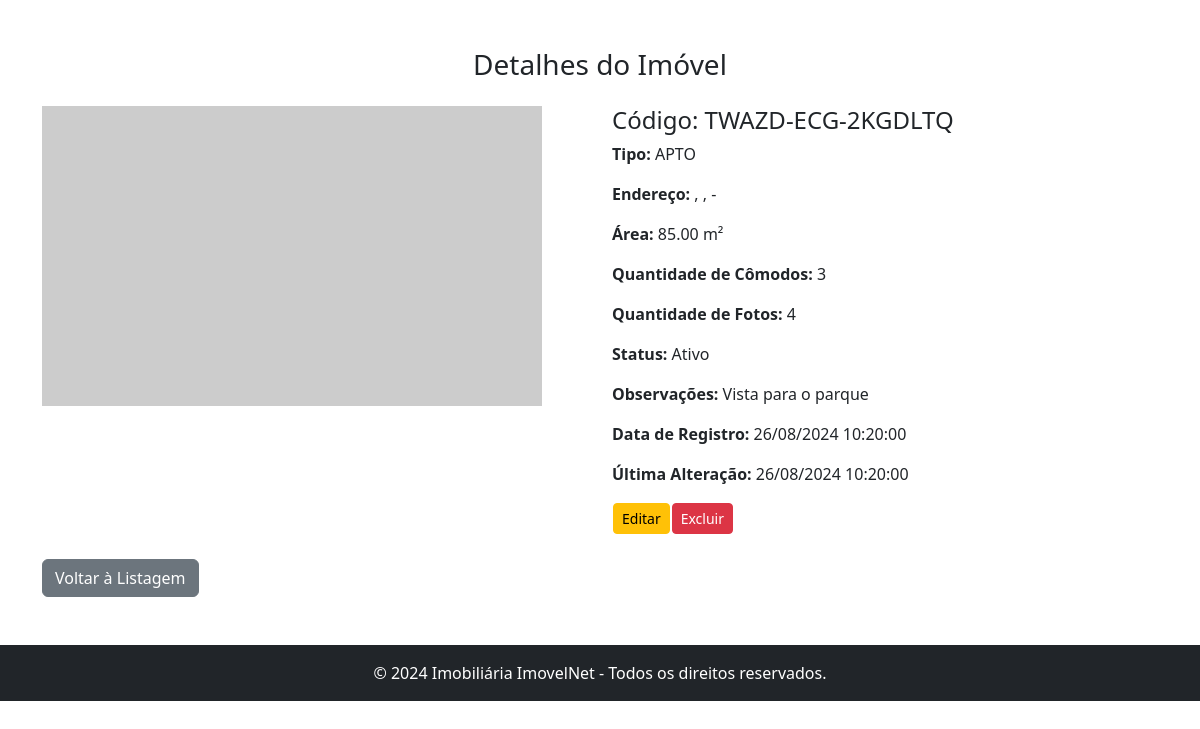
Before: /central/imovel_detalhes.php?imovel=QWERT-321-Q13B1 with the older database file.
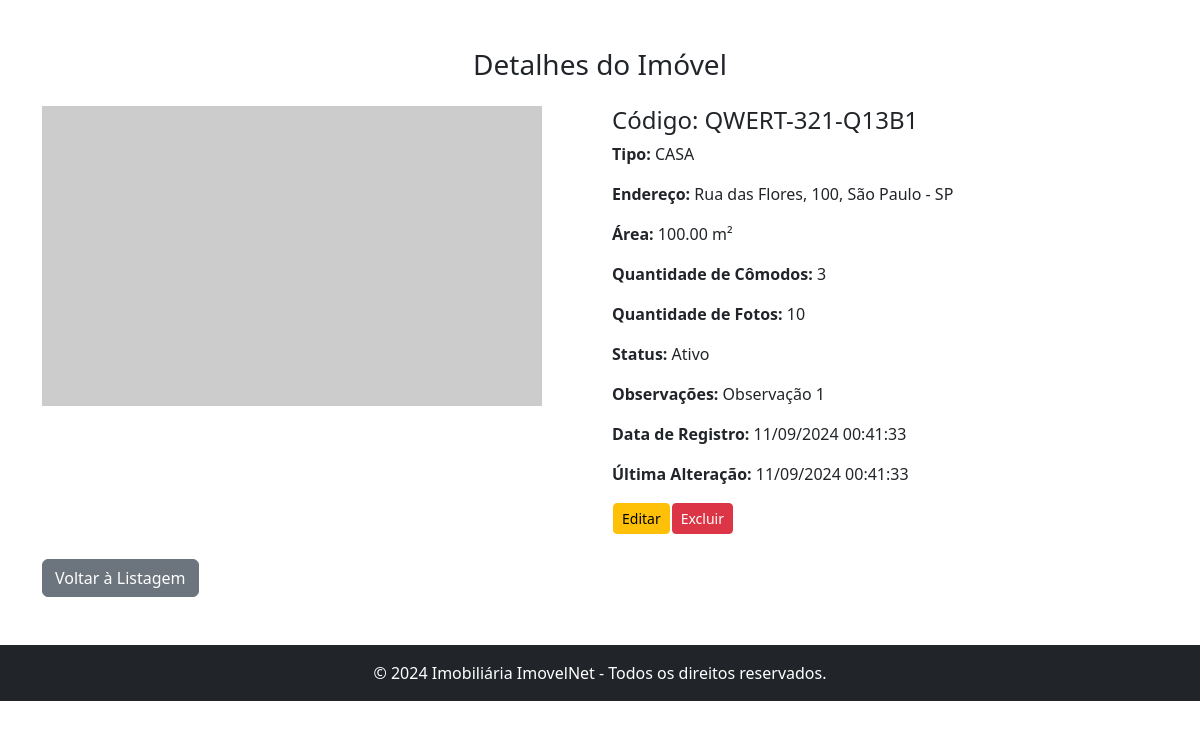
After: the same page with the newer database file.
### tables this page shows
CREATE TABLE IF NOT EXISTS imoveis (
  id_imovel INT AUTO_INCREMENT PRIMARY KEY NOT NULL,
  id_cliente INT DEFAULT NULL,
  id_loja INT DEFAULT NULL,
  codigo VARCHAR(50) DEFAULT NULL,
  tipo_imovel ENUM('CASA', 'TERRENO', 'LOJA', 'APTO', 'COBERTURA'),
  qtd_comodos INT DEFAULT NULL,
  m2 decimal(6,2) DEFAULT NULL,
  qtd_fotos INT DEFAULT NULL,
  endereco VARCHAR(255) DEFAULT NULL,
  endereco_numero VARCHAR(50) DEFAULT NULL,
  bairro VARCHAR(50) DEFAULT NULL,
  complemento VARCHAR(100) DEFAULT NULL,
  cidade VARCHAR(100) DEFAULT NULL,
  estado CHAR(2) DEFAULT NULL,
  cep char(8) DEFAULT NULL,
  obs tinytext default NULL,
  status ENUM('0', '1'),
  dt_reg DATETIME NULL,
  dt_alt DATETIME NULL
);

### central/includes/menu_site_externo.php (called while the page is built, shortened)
<?php
$nome_site = "ImovelNet";
$info_rodape = "© 2024 Imobiliária $nome_site - Todos os direitos reservados.";
?>

### central/imovel_detalhes.php (the view, shortened to what this page needs)
<?php
include 'conexao.php';
if (isset($_GET['imovel'])) {
    $codigo = intval($_GET['imovel']);
    $sql = "SELECT * FROM imoveis WHERE codigo = ?";
    $stmt = $conn->prepare($sql);
    $stmt->bind_param("i", $codigo);
    $stmt->execute();
    $result = $stmt->get_result();
    if ($result->num_rows > 0) {
        $imovel = $result->fetch_assoc();
    } else {
        echo "Imóvel não encontrado.";
        exit();
    }
} else {
    echo "ID do imóvel não fornecido.";
    exit();
}
?>
<!DOCTYPE html>
<html lang="pt-BR">
<head>
    <link href="https://cdn.jsdelivr.net/npm/bootstrap@5.3.0/dist/css/bootstrap.min.css" rel="stylesheet">
</head>
<body>
    <?php include "includes/menu_site_externo.php"; ?>
    <div class="container my-5">
        <h3 class="text-center mb-4">Detalhes do Imóvel</h3>
        <div class="row">
            <div class="col-md-6">
                <img src="https://via.placeholder.com/500x300" class="img-fluid" alt="Imagem do imóvel">
            </div>
            <div class="col-md-6">
                <h4>Código: <?php echo $imovel['codigo']; ?></h4>
                <p><strong>Tipo:</strong> <?php echo $imovel['tipo_imovel']; ?></p>
                <p><strong>Endereço:</strong> <?php echo $imovel['endereco'] . ', ' . $imovel['endereco_numero'] . ', ' . $imovel['cidade'] . ' - ' . $imovel['estado']; ?></p>
                <p><strong>Área:</strong> <?php echo $imovel['m2']; ?> m²</p>
                <p><strong>Quantidade de Cômodos:</strong> <?php echo $imovel['qtd_comodos']; ?></p>
                <p><strong>Quantidade de Fotos:</strong> <?php echo $imovel['qtd_fotos']; ?></p>
                <p><strong>Status:</strong> <?php echo ($imovel['status'] == '1' ? 'Ativo' : 'Inativo'); ?></p>
                <p><strong>Observações:</strong> <?php echo $imovel['obs']; ?></p>
                <p><strong>Data de Registro:</strong> <?php echo date('d/m/Y H:i:s', strtotime($imovel['dt_reg'])); ?></p>
                <p><strong>Última Alteração:</strong> <?php echo date('d/m/Y H:i:s', strtotime($imovel['dt_alt'])); ?></p>
                <div class"row">
                    <table>
                        <tr>
                            <td><a href="imovel_editar.php?imovel=<?php echo $imovel["codigo"] ?>"   class="btn btn-warning btn-sm">Editar</a></td>
                            <td><a href="imovel_excluir.php?imovel=<?php echo $imovel["codigo"] ?>"  class="btn btn-danger btn-sm">Excluir</a></td>
                        </tr>
                    </table>
                </div>
            </div>
        </div>
        <div class="mt-4">
            <a href="imoveis_listagem_cardex.php" class="btn btn-secondary">Voltar à Listagem</a>
        </div>
    </div>
    <footer class="bg-light text-center text-lg-start">
        <div class="text-center p-3 bg-dark text-white"><?php echo $info_rodape; ?></div>
    </footer>
</body>
</html>

Changed rows visible on the page:
no longer on this page (row edited): imoveis: codigo "TWAZD-ECG-2KGDLTQ", tipo_imovel "APTO", m2 "85.00", qtd_comodos "3", qtd_fotos "4", obs "Vista para o parque", dt_reg "26/08/2024 10:20:00", dt_alt "26/08/2024 10:20:00"
now on this page (row edited): imoveis: codigo "QWERT-321-Q13B1", tipo_imovel "CASA", endereco "Rua das Flores", endereco_numero "100", cidade "São Paulo", estado "SP", m2 "100.00", qtd_comodos "3", qtd_fotos "10", obs "Observação 1", dt_reg "11/09/2024 00:41:33", dt_alt "11/09/2024 00:41:33"
